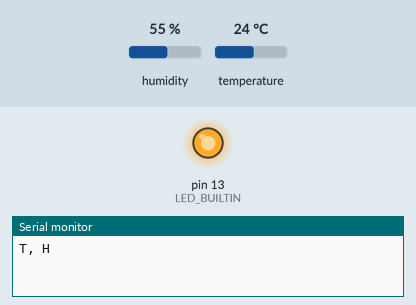
Bench run of a sketch on a simulated Arduino Uno, built with avr-gcc and run on an emulated ATmega328P. Shown: output pins drawn as LEDs (lit = HIGH), the last lines printed to the serial monitor. The test bench sets the inputs (shaded band); at power-on: temperature 24 °C, humidity 55 %.

Above: at 0.1 s.
At 7.2 s:
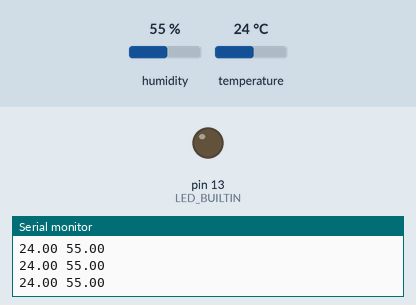
7.3 s: temperature set to 2 °C
Timing chart, 0 to 10.3 s (numbered marks = the images above; inputs shaded):
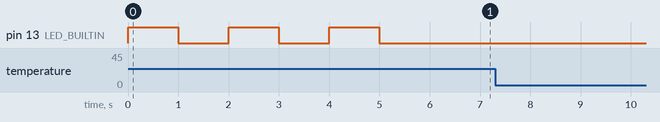

The sketch:

5.Temperatura.ino
```cpp
#include "DHT.h"

#define DHTPIN A1 // Digital pin connected to the DHT sensor
#define DHTTYPE DHT11

// Connect pin 1 (on the left) of the sensor to +5V
// NOTE: If using a board with 3.3V logic like an Arduino Due connect pin 1
// to 3.3V instead of 5V!
// Connect pin 2 of the sensor to whatever your DHTPIN is
// Connect pin 3 (on the right) of the sensor to GROUND (if your sensor has 3 pins)
// Connect pin 4 (on the right) of the sensor to GROUND and leave the pin 3 EMPTY (if your sensor has 4 pins)
// Connect a 10K resistor from pin 2 (data) to pin 1 (power) of the sensor
DHT dht(DHTPIN, DHTTYPE);

float h;
float t;

void setup()
{
  Serial.begin(9600);
  while(!Serial);

  Serial.println("T, H");

  dht.begin();

  pinMode(LED_BUILTIN, OUTPUT);


  for( int i = 0; i < 3; ++i)
  {
    digitalWrite(LED_BUILTIN, HIGH);   // turn the LED on (HIGH is the voltage level)
    delay(1000);                       // wait for a second
    digitalWrite(LED_BUILTIN, LOW);    // turn the LED off by making the voltage LOW
    delay(1000);                       // wait for a second
  }


}

void loop()
{

  // Reading temperature or humidity takes about 250 milliseconds!
  h = dht.readHumidity();
  t = dht.readTemperature();


  // Check if any reads failed and exit early (to try again).
  if (isnan(t) || isnan(h))
  {
    Serial.println("Failed to read from DHT");
  }
  else
  {
    Serial.print(t);
    Serial.print(" ");
    Serial.println(h);
  }
}
```
